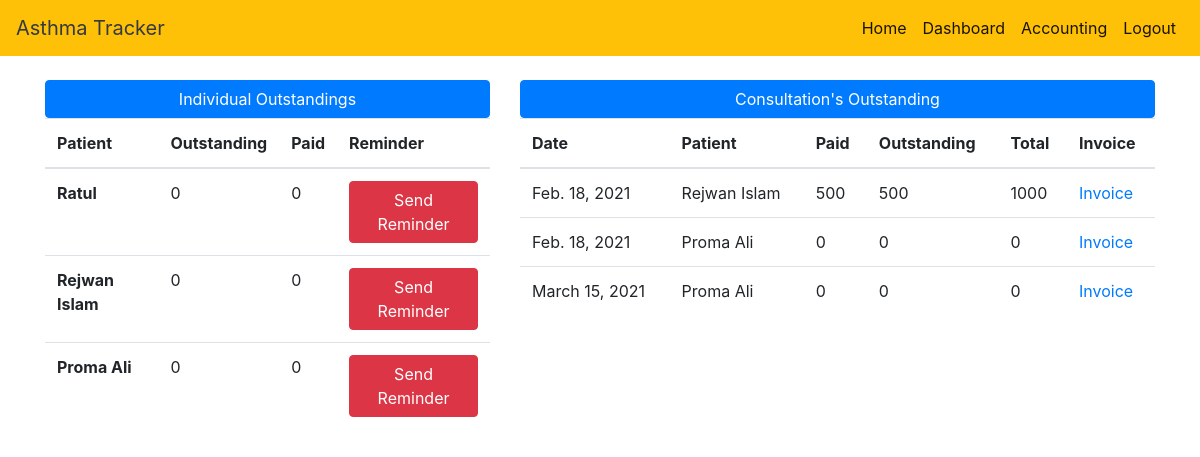
Screenshot of /hr_accounting/ with the database file from the repository.
### PATIENT/models.py (models this page shows)
class Invoice(models.Model):
    patient = models.OneToOneField(Patient, on_delete=models.CASCADE)
    outstanding = models.CharField(max_length=10)
    paid = models.CharField(max_length=10)

class Patient(models.Model):
    name = models.CharField(max_length=40)
    phone = models.CharField(max_length=12, default="", unique=True)
    email = models.CharField(max_length=50, unique=True)
    gender = models.CharField(max_length=30)
    address = models.CharField(max_length=200)
    age = models.IntegerField(max_length=12)
    weight = models.IntegerField(max_length=3)
    blood = models.CharField(max_length=10)
    medical = models.CharField(max_length=100)
    case = models.CharField(max_length=20)
    username = models.OneToOneField(User, on_delete=models.CASCADE)

### DOCTOR/models.py (models this page shows)
class Prescription(models.Model):
    prescription = models.CharField(max_length=200)
    symptoms = models.CharField(max_length=200)
    patient = models.ForeignKey(Patient, on_delete=models.CASCADE, unique=False)
    doctor = models.ForeignKey(Doctor, on_delete=models.CASCADE, unique=False)
    appointment = models.ForeignKey('COMMON_APP.Appointment', on_delete=models.CASCADE, unique=False)
    prescripted_date = models.DateField(auto_now=True)
    outstanding = models.IntegerField(default=0)
    paid = models.IntegerField(default=0)
    total = models.IntegerField(default=0)

### COMMON_APP/views.py (the view)
# urls.py: path('hr_accounting/', hr_accounting, name='hr_accounting'),
def hr_accounting(request):
    status = False
    if request.user:
        status = request.user
    individual = Invoice.objects.all()
    consulation = Prescription.objects.all()
    return render(request, 'hr_accounting.html',
                  {'individual': individual, 'consulation': consulation, 'user': 'H', 'status': status})

### templates/hr_accounting.html (shortened to what this page needs)
<!DOCTYPE html>
<html>
<head>
    <link rel="stylesheet" href="https://stackpath.bootstrapcdn.com/bootstrap/4.5.0/css/bootstrap.min.css">
</head>
<body>
{% include "nav.html" %}
<br>
<div class="container">
    <div class="row">
        <div class="col-sm-5">
            <button class="btn btn-primary" id="hello">Individual Outstandings</button>
            <table class="table">
                <thead>
                <tr>
                    <th scope="col">Patient</th>
                    <th scope="col">Outstanding</th>
                    <th scope="col">Paid</th>
                    <th scope="col">Reminder</th>
                </tr>
                </thead>
                <tbody>
                {% for data in individual %}
                <tr>
                    <th scope="row">{{ data.patient.name }}</th>
                    <td> {{ data.outstanding }}</td>
                    <td> {{ data.paid }}</td>
                    <td><a class="btn btn-danger" href="{% url 'send_reminder' id=data.id %}">Send Reminder</a></td>
                </tr>
                {% endfor %}
                </tbody>
            </table>
        </div>
        <div class="col-sm-7">
            <button class="btn btn-primary" id="hello">Consultation's Outstanding</button>
            <table class="table">
                <thead>
                <tr>
                    <th scope="col">Date</th>
                    <th scope="col">Patient</th>
                    <th scope="col">Paid</th>
                    <th scope="col">Outstanding</th>
                    <th scope="col">Total</th>
                    <th scope="col">Invoice</th>
                </tr>
                </thead>
                <tbody>
                {% for data in consulation %}
                <tr>
                    <td> {{ data.prescripted_date }}</td>
                    <td> {{ data.patient.name }}</td>
                    <td> {{ data.paid }}</td>
                    <td> {{ data.outstanding }}</td>
                    <td> {{ data.total}}</td>
                    <td><a href="{% url 'get_pdf' id=data.id %}">Invoice</a></td>
                </tr>
                {% endfor %}
                </tbody>
            </table>
        </div>
    </div>
</div>
</body>
</html>

### templates/hr_accounting.html (style rules this page uses)
#hello { width: 100%; }

### rows the page displays
Invoice: patient.name "Ratul", outstanding "0", paid "0"
Invoice: patient.name "Rejwan Islam", outstanding "0", paid "0"
Invoice: patient.name "Proma Ali", outstanding "0", paid "0"
Prescription: prescripted_date "Feb. 18, 2021", patient.name "Rejwan Islam", paid "500", outstanding "500", total "1000"
Prescription: prescripted_date "Feb. 18, 2021", patient.name "Proma Ali", paid "0", outstanding "0", total "0"
Prescription: prescripted_date "March 15, 2021", patient.name "Proma Ali", paid "0", outstanding "0", total "0"
